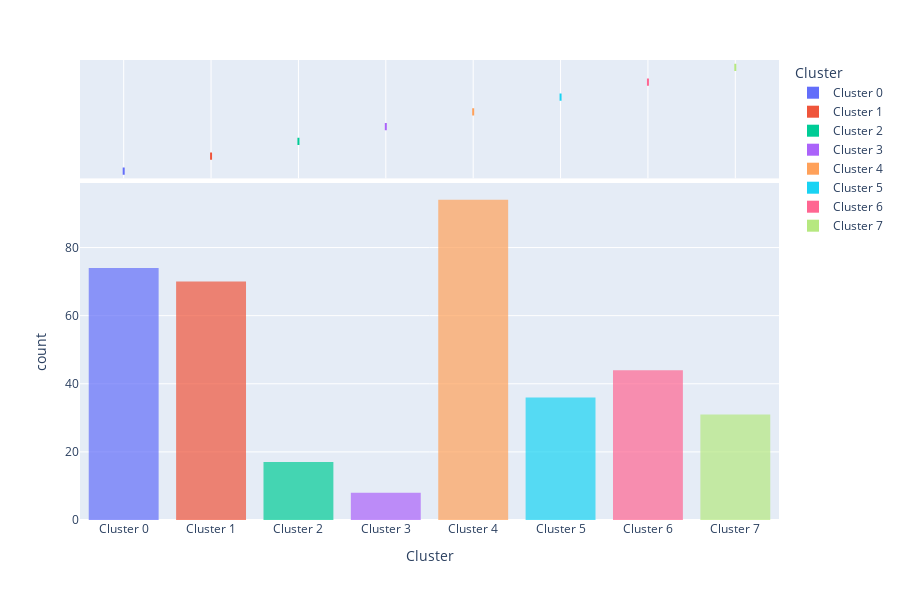

Notebook code cell kept with this figure:
### Markdown cell above
## Distribution

### Code cell
c.plot_model(clusterer, 'distribution')

### Figure 1 — Plotly figure (JSON) as saved in the notebook; plotly's stock layout.template omitted (floating-point values rounded to 4 significant figures; data arrays with more than 128 entries replaced by an {"elided": "..."} marker saying what was removed)
{"data": [{"alignmentgroup": "True", "bingroup": "x", "hovertemplate": "Cluster=%{x}<br>count=%{y}<extra></extra>", "legendgroup": "Cluster 0", "marker": {"color": "#636efa", "opacity": 0.7, "pattern": {"shape": ""}}, "name": "Cluster 0", "offsetgroup": "Cluster 0", "orientation": "v", "showlegend": true, "type": "histogram", "x": ["Cluster 0", "Cluster 0", "Cluster 0", "Cluster 0", "Cluster 0", "Cluster 0", "Cluster 0", "Cluster 0", "Cluster 0", "Cluster 0", "Cluster 0", "Cluster 0", "Cluster 0", "Cluster 0", "Cluster 0", "Cluster 0", "Cluster 0", "Cluster 0", "Cluster 0", "Cluster 0", "Cluster 0", "Cluster 0", "Cluster 0", "Cluster 0", "Cluster 0", "Cluster 0", "Cluster 0", "Cluster 0", "Cluster 0", "Cluster 0", "Cluster 0", "Cluster 0", "Cluster 0", "Cluster 0", "Cluster 0", "Cluster 0", "Cluster 0", "Cluster 0", "Cluster 0", "Cluster 0", "Cluster 0", "Cluster 0", "Cluster 0", "Cluster 0", "Cluster 0", "Cluster 0", "Cluster 0", "Cluster 0", "Cluster 0", "Cluster 0", "Cluster 0", "Cluster 0", "Cluster 0", "Cluster 0", "Cluster 0", "Cluster 0", "Cluster 0", "Cluster 0", "Cluster 0", "Cluster 0", "Cluster 0", "Cluster 0", "Cluster 0", "Cluster 0", "Cluster 0", "Cluster 0", "Cluster 0", "Cluster 0", "Cluster 0", "Cluster 0", "Cluster 0", "Cluster 0", "Cluster 0", "Cluster 0"], "xaxis": "x", "yaxis": "y"}, {"alignmentgroup": "True", "customdata": {"elided": "74x12 mixed values"}, "hovertemplate": "Cluster=%{x}<br>Gender=%{customdata[0]}<br>Age=%{customdata[1]}<br>Occupation=%{customdata[2]}<br>Sleep Duration=%{customdata[3]}<br>Quality of Sleep=%{customdata[4]}<br>Physical Activity Level=%{customdata[5]}<br>Stress Level=%{customdata[6]}<br>BMI Category=%{customdata[7]}<br>Heart Rate=%{customdata[8]}<br>Daily Steps=%{customdata[9]}<br>bp_systolic=%{customdata[10]}<br>bp_diastolic=%{customdata[11]}<extra></extra>", "legendgroup": "Cluster 0", "marker": {"color": "#636efa"}, "name": "Cluster 0", "notched": true, "offsetgroup": "Cluster 0", "showlegend": false, "type": "box", "x": ["Cluster 0", "Cluster 0", "Cluster 0", "Cluster 0", "Cluster 0", "Cluster 0", "Cluster 0", "Cluster 0", "Cluster 0", "Cluster 0", "Cluster 0", "Cluster 0", "Cluster 0", "Cluster 0", "Cluster 0", "Cluster 0", "Cluster 0", "Cluster 0", "Cluster 0", "Cluster 0", "Cluster 0", "Cluster 0", "Cluster 0", "Cluster 0", "Cluster 0", "Cluster 0", "Cluster 0", "Cluster 0", "Cluster 0", "Cluster 0", "Cluster 0", "Cluster 0", "Cluster 0", "Cluster 0", "Cluster 0", "Cluster 0", "Cluster 0", "Cluster 0", "Cluster 0", "Cluster 0", "Cluster 0", "Cluster 0", "Cluster 0", "Cluster 0", "Cluster 0", "Cluster 0", "Cluster 0", "Cluster 0", "Cluster 0", "Cluster 0", "Cluster 0", "Cluster 0", "Cluster 0", "Cluster 0", "Cluster 0", "Cluster 0", "Cluster 0", "Cluster 0", "Cluster 0", "Cluster 0", "Cluster 0", "Cluster 0", "Cluster 0", "Cluster 0", "Cluster 0", "Cluster 0", "Cluster 0", "Cluster 0", "Cluster 0", "Cluster 0", "Cluster 0", "Cluster 0", "Cluster 0", "Cluster 0"], "xaxis": "x2", "yaxis": "y2"}, {"alignmentgroup": "True", "bingroup": "x", "hovertemplate": "Cluster=%{x}<br>count=%{y}<extra></extra>", "legendgroup": "Cluster 1", "marker": {"color": "#EF553B", "opacity": 0.7, "pattern": {"shape": ""}}, "name": "Cluster 1", "offsetgroup": "Cluster 1", "orientation": "v", "showlegend": true, "type": "histogram", "x": ["Cluster 1", "Cluster 1", "Cluster 1", "Cluster 1", "Cluster 1", "Cluster 1", "Cluster 1", "Cluster 1", "Cluster 1", "Cluster 1", "Cluster 1", "Cluster 1", "Cluster 1", "Cluster 1", "Cluster 1", "Cluster 1", "Cluster 1", "Cluster 1", "Cluster 1", "Cluster 1", "Cluster 1", "Cluster 1", "Cluster 1", "Cluster 1", "Cluster 1", "Cluster 1", "Cluster 1", "Cluster 1", "Cluster 1", "Cluster 1", "Cluster 1", "Cluster 1", "Cluster 1", "Cluster 1", "Cluster 1", "Cluster 1", "Cluster 1", "Cluster 1", "Cluster 1", "Cluster 1", "Cluster 1", "Cluster 1", "Cluster 1", "Cluster 1", "Cluster 1", "Cluster 1", "Cluster 1", "Cluster 1", "Cluster 1", "Cluster 1", "Cluster 1", "Cluster 1", "Cluster 1", "Cluster 1", "Cluster 1", "Cluster 1", "Cluster 1", "Cluster 1", "Cluster 1", "Cluster 1", "Cluster 1", "Cluster 1", "Cluster 1", "Cluster 1", "Cluster 1", "Cluster 1", "Cluster 1", "Cluster 1", "Cluster 1", "Cluster 1"], "xaxis": "x", "yaxis": "y"}, {"alignmentgroup": "True", "customdata": {"elided": "70x12 mixed values"}, "hovertemplate": "Cluster=%{x}<br>Gender=%{customdata[0]}<br>Age=%{customdata[1]}<br>Occupation=%{customdata[2]}<br>Sleep Duration=%{customdata[3]}<br>Quality of Sleep=%{customdata[4]}<br>Physical Activity Level=%{customdata[5]}<br>Stress Level=%{customdata[6]}<br>BMI Category=%{customdata[7]}<br>Heart Rate=%{customdata[8]}<br>Daily Steps=%{customdata[9]}<br>bp_systolic=%{customdata[10]}<br>bp_diastolic=%{customdata[11]}<extra></extra>", "legendgroup": "Cluster 1", "marker": {"color": "#EF553B"}, "name": "Cluster 1", "notched": true, "offsetgroup": "Cluster 1", "showlegend": false, "type": "box", "x": ["Cluster 1", "Cluster 1", "Cluster 1", "Cluster 1", "Cluster 1", "Cluster 1", "Cluster 1", "Cluster 1", "Cluster 1", "Cluster 1", "Cluster 1", "Cluster 1", "Cluster 1", "Cluster 1", "Cluster 1", "Cluster 1", "Cluster 1", "Cluster 1", "Cluster 1", "Cluster 1", "Cluster 1", "Cluster 1", "Cluster 1", "Cluster 1", "Cluster 1", "Cluster 1", "Cluster 1", "Cluster 1", "Cluster 1", "Cluster 1", "Cluster 1", "Cluster 1", "Cluster 1", "Cluster 1", "Cluster 1", "Cluster 1", "Cluster 1", "Cluster 1", "Cluster 1", "Cluster 1", "Cluster 1", "Cluster 1", "Cluster 1", "Cluster 1", "Cluster 1", "Cluster 1", "Cluster 1", "Cluster 1", "Cluster 1", "Cluster 1", "Cluster 1", "Cluster 1", "Cluster 1", "Cluster 1", "Cluster 1", "Cluster 1", "Cluster 1", "Cluster 1", "Cluster 1", "Cluster 1", "Cluster 1", "Cluster 1", "Cluster 1", "Cluster 1", "Cluster 1", "Cluster 1", "Cluster 1", "Cluster 1", "Cluster 1", "Cluster 1"], "xaxis": "x2", "yaxis": "y2"}, {"alignmentgroup": "True", "bingroup": "x", "hovertemplate": "Cluster=%{x}<br>count=%{y}<extra></extra>", "legendgroup": "Cluster 2", "marker": {"color": "#00cc96", "opacity": 0.7, "pattern": {"shape": ""}}, "name": "Cluster 2", "offsetgroup": "Cluster 2", "orientation": "v", "showlegend": true, "type": "histogram", "x": ["Cluster 2", "Cluster 2", "Cluster 2", "Cluster 2", "Cluster 2", "Cluster 2", "Cluster 2", "Cluster 2", "Cluster 2", "Cluster 2", "Cluster 2", "Cluster 2", "Cluster 2", "Cluster 2", "Cluster 2", "Cluster 2", "Cluster 2"], "xaxis": "x", "yaxis": "y"}, {"alignmentgroup": "True", "customdata": {"elided": "17x12 mixed values"}, "hovertemplate": "Cluster=%{x}<br>Gender=%{customdata[0]}<br>Age=%{customdata[1]}<br>Occupation=%{customdata[2]}<br>Sleep Duration=%{customdata[3]}<br>Quality of Sleep=%{customdata[4]}<br>Physical Activity Level=%{customdata[5]}<br>Stress Level=%{customdata[6]}<br>BMI Category=%{customdata[7]}<br>Heart Rate=%{customdata[8]}<br>Daily Steps=%{customdata[9]}<br>bp_systolic=%{customdata[10]}<br>bp_diastolic=%{customdata[11]}<extra></extra>", "legendgroup": "Cluster 2", "marker": {"color": "#00cc96"}, "name": "Cluster 2", "notched": true, "offsetgroup": "Cluster 2", "showlegend": false, "type": "box", "x": ["Cluster 2", "Cluster 2", "Cluster 2", "Cluster 2", "Cluster 2", "Cluster 2", "Cluster 2", "Cluster 2", "Cluster 2", "Cluster 2", "Cluster 2", "Cluster 2", "Cluster 2", "Cluster 2", "Cluster 2", "Cluster 2", "Cluster 2"], "xaxis": "x2", "yaxis": "y2"}, {"alignmentgroup": "True", "bingroup": "x", "hovertemplate": "Cluster=%{x}<br>count=%{y}<extra></extra>", "legendgroup": "Cluster 3", "marker": {"color": "#ab63fa", "opacity": 0.7, "pattern": {"shape": ""}}, "name": "Cluster 3", "offsetgroup": "Cluster 3", "orientation": "v", "showlegend": true, "type": "histogram", "x": ["Cluster 3", "Cluster 3", "Cluster 3", "Cluster 3", "Cluster 3", "Cluster 3", "Cluster 3", "Cluster 3"], "xaxis": "x", "yaxis": "y"}, {"alignmentgroup": "True", "customdata": [["Male", 28, "Software Engineer", 5.9, 4, 30, 8, "Obese", 85, 3000, 140, 90], ["Male", 49, "Doctor", 8.1, 9, 85, 3, "Obese", 86, 3700, 139, 91], ["Male", 28, "Sales Representative", 5.9, 4, 30, 8, "Obese", 85, 3000, 140, 90], ["Male", 49, "Doctor", 8.1, 9, 85, 3, "Obese", 86, 3700, 139, 91], ["Male", 28, "Sales Representative", 5.9, 4, 30, 8, "Obese", 85, 3000, 140, 90], ["Male", 48, "Doctor", 7.3, 7, 65, 5, "Obese", 83, 3500, 142, 92], ["Male", 29, "Teacher", 6.3, 6, 40, 7, "Obese", 82, 3500, 140, 90], ["Male", 48, "Doctor", 7.3, 7, 65, 5, "Obese", 83, 3500, 142, 92]], "hovertemplate": "Cluster=%{x}<br>Gender=%{customdata[0]}<br>Age=%{customdata[1]}<br>Occupation=%{customdata[2]}<br>Sleep Duration=%{customdata[3]}<br>Quality of Sleep=%{customdata[4]}<br>Physical Activity Level=%{customdata[5]}<br>Stress Level=%{customdata[6]}<br>BMI Category=%{customdata[7]}<br>Heart Rate=%{customdata[8]}<br>Daily Steps=%{customdata[9]}<br>bp_systolic=%{customdata[10]}<br>bp_diastolic=%{customdata[11]}<extra></extra>", "legendgroup": "Cluster 3", "marker": {"color": "#ab63fa"}, "name": "Cluster 3", "notched": true, "offsetgroup": "Cluster 3", "showlegend": false, "type": "box", "x": ["Cluster 3", "Cluster 3", "Cluster 3", "Cluster 3", "Cluster 3", "Cluster 3", "Cluster 3", "Cluster 3"], "xaxis": "x2", "yaxis": "y2"}, {"alignmentgroup": "True", "bingroup": "x", "hovertemplate": "Cluster=%{x}<br>count=%{y}<extra></extra>", "legendgroup": "Cluster 4", "marker": {"color": "#FFA15A", "opacity": 0.7, "pattern": {"shape": ""}}, "name": "Cluster 4", "offsetgroup": "Cluster 4", "orientation": "v", "showlegend": true, "type": "histogram", "x": ["Cluster 4", "Cluster 4", "Cluster 4", "Cluster 4", "Cluster 4", "Cluster 4", "Cluster 4", "Cluster 4", "Cluster 4", "Cluster 4", "Cluster 4", "Cluster 4", "Cluster 4", "Cluster 4", "Cluster 4", "Cluster 4", "Cluster 4", "Cluster 4", "Cluster 4", "Cluster 4", "Cluster 4", "Cluster 4", "Cluster 4", "Cluster 4", "Cluster 4", "Cluster 4", "Cluster 4", "Cluster 4", "Cluster 4", "Cluster 4", "Cluster 4", "Cluster 4", "Cluster 4", "Cluster 4", "Cluster 4", "Cluster 4", "Cluster 4", "Cluster 4", "Cluster 4", "Cluster 4", "Cluster 4", "Cluster 4", "Cluster 4", "Cluster 4", "Cluster 4", "Cluster 4", "Cluster 4", "Cluster 4", "Cluster 4", "Cluster 4", "Cluster 4", "Cluster 4", "Cluster 4", "Cluster 4", "Cluster 4", "Cluster 4", "Cluster 4", "Cluster 4", "Cluster 4", "Cluster 4", "Cluster 4", "Cluster 4", "Cluster 4", "Cluster 4", "Cluster 4", "Cluster 4", "Cluster 4", "Cluster 4", "Cluster 4", "Cluster 4", "Cluster 4", "Cluster 4", "Cluster 4", "Cluster 4", "Cluster 4", "Cluster 4", "Cluster 4", "Cluster 4", "Cluster 4", "Cluster 4", "Cluster 4", "Cluster 4", "Cluster 4", "Cluster 4", "Cluster 4", "Cluster 4", "Cluster 4", "Cluster 4", "Cluster 4", "Cluster 4", "Cluster 4", "Cluster 4", "Cluster 4", "Cluster 4"], "xaxis": "x", "yaxis": "y"}, {"alignmentgroup": "True", "customdata": {"elided": "94x12 mixed values"}, "hovertemplate": "Cluster=%{x}<br>Gender=%{customdata[0]}<br>Age=%{customdata[1]}<br>Occupation=%{customdata[2]}<br>Sleep Duration=%{customdata[3]}<br>Quality of Sleep=%{customdata[4]}<br>Physical Activity Level=%{customdata[5]}<br>Stress Level=%{customdata[6]}<br>BMI Category=%{customdata[7]}<br>Heart Rate=%{customdata[8]}<br>Daily Steps=%{customdata[9]}<br>bp_systolic=%{customdata[10]}<br>bp_diastolic=%{customdata[11]}<extra></extra>", "legendgroup": "Cluster 4", "marker": {"color": "#FFA15A"}, "name": "Cluster 4", "notched": true, "offsetgroup": "Cluster 4", "showlegend": false, "type": "box", "x": ["Cluster 4", "Cluster 4", "Cluster 4", "Cluster 4", "Cluster 4", "Cluster 4", "Cluster 4", "Cluster 4", "Cluster 4", "Cluster 4", "Cluster 4", "Cluster 4", "Cluster 4", "Cluster 4", "Cluster 4", "Cluster 4", "Cluster 4", "Cluster 4", "Cluster 4", "Cluster 4", "Cluster 4", "Cluster 4", "Cluster 4", "Cluster 4", "Cluster 4", "Cluster 4", "Cluster 4", "Cluster 4", "Cluster 4", "Cluster 4", "Cluster 4", "Cluster 4", "Cluster 4", "Cluster 4", "Cluster 4", "Cluster 4", "Cluster 4", "Cluster 4", "Cluster 4", "Cluster 4", "Cluster 4", "Cluster 4", "Cluster 4", "Cluster 4", "Cluster 4", "Cluster 4", "Cluster 4", "Cluster 4", "Cluster 4", "Cluster 4", "Cluster 4", "Cluster 4", "Cluster 4", "Cluster 4", "Cluster 4", "Cluster 4", "Cluster 4", "Cluster 4", "Cluster 4", "Cluster 4", "Cluster 4", "Cluster 4", "Cluster 4", "Cluster 4", "Cluster 4", "Cluster 4", "Cluster 4", "Cluster 4", "Cluster 4", "Cluster 4", "Cluster 4", "Cluster 4", "Cluster 4", "Cluster 4", "Cluster 4", "Cluster 4", "Cluster 4", "Cluster 4", "Cluster 4", "Cluster 4", "Cluster 4", "Cluster 4", "Cluster 4", "Cluster 4", "Cluster 4", "Cluster 4", "Cluster 4", "Cluster 4", "Cluster 4", "Cluster 4", "Cluster 4", "Cluster 4", "Cluster 4", "Cluster 4"], "xaxis": "x2", "yaxis": "y2"}, {"alignmentgroup": "True", "bingroup": "x", "hovertemplate": "Cluster=%{x}<br>count=%{y}<extra></extra>", "legendgroup": "Cluster 5", "marker": {"color": "#19d3f3", "opacity": 0.7, "pattern": {"shape": ""}}, "name": "Cluster 5", "offsetgroup": "Cluster 5", "orientation": "v", "showlegend": true, "type": "histogram", "x": ["Cluster 5", "Cluster 5", "Cluster 5", "Cluster 5", "Cluster 5", "Cluster 5", "Cluster 5", "Cluster 5", "Cluster 5", "Cluster 5", "Cluster 5", "Cluster 5", "Cluster 5", "Cluster 5", "Cluster 5", "Cluster 5", "Cluster 5", "Cluster 5", "Cluster 5", "Cluster 5", "Cluster 5", "Cluster 5", "Cluster 5", "Cluster 5", "Cluster 5", "Cluster 5", "Cluster 5", "Cluster 5", "Cluster 5", "Cluster 5", "Cluster 5", "Cluster 5", "Cluster 5", "Cluster 5", "Cluster 5", "Cluster 5"], "xaxis": "x", "yaxis": "y"}, {"alignmentgroup": "True", "customdata": {"elided": "36x12 mixed values"}, "hovertemplate": "Cluster=%{x}<br>Gender=%{customdata[0]}<br>Age=%{customdata[1]}<br>Occupation=%{customdata[2]}<br>Sleep Duration=%{customdata[3]}<br>Quality of Sleep=%{customdata[4]}<br>Physical Activity Level=%{customdata[5]}<br>Stress Level=%{customdata[6]}<br>BMI Category=%{customdata[7]}<br>Heart Rate=%{customdata[8]}<br>Daily Steps=%{customdata[9]}<br>bp_systolic=%{customdata[10]}<br>bp_diastolic=%{customdata[11]}<extra></extra>", "legendgroup": "Cluster 5", "marker": {"color": "#19d3f3"}, "name": "Cluster 5", "notched": true, "offsetgroup": "Cluster 5", "showlegend": false, "type": "box", "x": ["Cluster 5", "Cluster 5", "Cluster 5", "Cluster 5", "Cluster 5", "Cluster 5", "Cluster 5", "Cluster 5", "Cluster 5", "Cluster 5", "Cluster 5", "Cluster 5", "Cluster 5", "Cluster 5", "Cluster 5", "Cluster 5", "Cluster 5", "Cluster 5", "Cluster 5", "Cluster 5", "Cluster 5", "Cluster 5", "Cluster 5", "Cluster 5", "Cluster 5", "Cluster 5", "Cluster 5", "Cluster 5", "Cluster 5", "Cluster 5", "Cluster 5", "Cluster 5", "Cluster 5", "Cluster 5", "Cluster 5", "Cluster 5"], "xaxis": "x2", "yaxis": "y2"}, {"alignmentgroup": "True", "bingroup": "x", "hovertemplate": "Cluster=%{x}<br>count=%{y}<extra></extra>", "legendgroup": "Cluster 6", "marker": {"color": "#FF6692", "opacity": 0.7, "pattern": {"shape": ""}}, "name": "Cluster 6", "offsetgroup": "Cluster 6", "orientation": "v", "showlegend": true, "type": "histogram", "x": ["Cluster 6", "Cluster 6", "Cluster 6", "Cluster 6", "Cluster 6", "Cluster 6", "Cluster 6", "Cluster 6", "Cluster 6", "Cluster 6", "Cluster 6", "Cluster 6", "Cluster 6", "Cluster 6", "Cluster 6", "Cluster 6", "Cluster 6", "Cluster 6", "Cluster 6", "Cluster 6", "Cluster 6", "Cluster 6", "Cluster 6", "Cluster 6", "Cluster 6", "Cluster 6", "Cluster 6", "Cluster 6", "Cluster 6", "Cluster 6", "Cluster 6", "Cluster 6", "Cluster 6", "Cluster 6", "Cluster 6", "Cluster 6", "Cluster 6", "Cluster 6", "Cluster 6", "Cluster 6", "Cluster 6", "Cluster 6", "Cluster 6", "Cluster 6"], "xaxis": "x", "yaxis": "y"}, {"alignmentgroup": "True", "customdata": {"elided": "44x12 mixed values"}, "hovertemplate": "Cluster=%{x}<br>Gender=%{customdata[0]}<br>Age=%{customdata[1]}<br>Occupation=%{customdata[2]}<br>Sleep Duration=%{customdata[3]}<br>Quality of Sleep=%{customdata[4]}<br>Physical Activity Level=%{customdata[5]}<br>Stress Level=%{customdata[6]}<br>BMI Category=%{customdata[7]}<br>Heart Rate=%{customdata[8]}<br>Daily Steps=%{customdata[9]}<br>bp_systolic=%{customdata[10]}<br>bp_diastolic=%{customdata[11]}<extra></extra>", "legendgroup": "Cluster 6", "marker": {"color": "#FF6692"}, "name": "Cluster 6", "notched": true, "offsetgroup": "Cluster 6", "showlegend": false, "type": "box", "x": ["Cluster 6", "Cluster 6", "Cluster 6", "Cluster 6", "Cluster 6", "Cluster 6", "Cluster 6", "Cluster 6", "Cluster 6", "Cluster 6", "Cluster 6", "Cluster 6", "Cluster 6", "Cluster 6", "Cluster 6", "Cluster 6", "Cluster 6", "Cluster 6", "Cluster 6", "Cluster 6", "Cluster 6", "Cluster 6", "Cluster 6", "Cluster 6", "Cluster 6", "Cluster 6", "Cluster 6", "Cluster 6", "Cluster 6", "Cluster 6", "Cluster 6", "Cluster 6", "Cluster 6", "Cluster 6", "Cluster 6", "Cluster 6", "Cluster 6", "Cluster 6", "Cluster 6", "Cluster 6", "Cluster 6", "Cluster 6", "Cluster 6", "Cluster 6"], "xaxis": "x2", "yaxis": "y2"}, {"alignmentgroup": "True", "bingroup": "x", "hovertemplate": "Cluster=%{x}<br>count=%{y}<extra></extra>", "legendgroup": "Cluster 7", "marker": {"color": "#B6E880", "opacity": 0.7, "pattern": {"shape": ""}}, "name": "Cluster 7", "offsetgroup": "Cluster 7", "orientation": "v", "showlegend": true, "type": "histogram", "x": ["Cluster 7", "Cluster 7", "Cluster 7", "Cluster 7", "Cluster 7", "Cluster 7", "Cluster 7", "Cluster 7", "Cluster 7", "Cluster 7", "Cluster 7", "Cluster 7", "Cluster 7", "Cluster 7", "Cluster 7", "Cluster 7", "Cluster 7", "Cluster 7", "Cluster 7", "Cluster 7", "Cluster 7", "Cluster 7", "Cluster 7", "Cluster 7", "Cluster 7", "Cluster 7", "Cluster 7", "Cluster 7", "Cluster 7", "Cluster 7", "Cluster 7"], "xaxis": "x", "yaxis": "y"}, {"alignmentgroup": "True", "customdata": {"elided": "31x12 mixed values"}, "hovertemplate": "Cluster=%{x}<br>Gender=%{customdata[0]}<br>Age=%{customdata[1]}<br>Occupation=%{customdata[2]}<br>Sleep Duration=%{customdata[3]}<br>Quality of Sleep=%{customdata[4]}<br>Physical Activity Level=%{customdata[5]}<br>Stress Level=%{customdata[6]}<br>BMI Category=%{customdata[7]}<br>Heart Rate=%{customdata[8]}<br>Daily Steps=%{customdata[9]}<br>bp_systolic=%{customdata[10]}<br>bp_diastolic=%{customdata[11]}<extra></extra>", "legendgroup": "Cluster 7", "marker": {"color": "#B6E880"}, "name": "Cluster 7", "notched": true, "offsetgroup": "Cluster 7", "showlegend": false, "type": "box", "x": ["Cluster 7", "Cluster 7", "Cluster 7", "Cluster 7", "Cluster 7", "Cluster 7", "Cluster 7", "Cluster 7", "Cluster 7", "Cluster 7", "Cluster 7", "Cluster 7", "Cluster 7", "Cluster 7", "Cluster 7", "Cluster 7", "Cluster 7", "Cluster 7", "Cluster 7", "Cluster 7", "Cluster 7", "Cluster 7", "Cluster 7", "Cluster 7", "Cluster 7", "Cluster 7", "Cluster 7", "Cluster 7", "Cluster 7", "Cluster 7", "Cluster 7"], "xaxis": "x2", "yaxis": "y2"}], "layout": {"barmode": "relative", "height": 600, "legend": {"title": {"text": "Cluster"}, "tracegroupgap": 0}, "margin": {"t": 60}, "xaxis": {"anchor": "y", "categoryarray": ["Cluster 0", "Cluster 1", "Cluster 2", "Cluster 3", "Cluster 4", "Cluster 5", "Cluster 6", "Cluster 7"], "categoryorder": "array", "domain": [0, 1], "title": {"text": "Cluster"}}, "xaxis2": {"anchor": "y2", "domain": [0, 1], "matches": "x", "showgrid": true, "showticklabels": false}, "yaxis": {"anchor": "x", "domain": [0, 0.7326], "title": {"text": "count"}}, "yaxis2": {"anchor": "x2", "domain": [0.7426, 1], "matches": "y2", "showgrid": false, "showline": false, "showticklabels": false, "ticks": ""}}}
